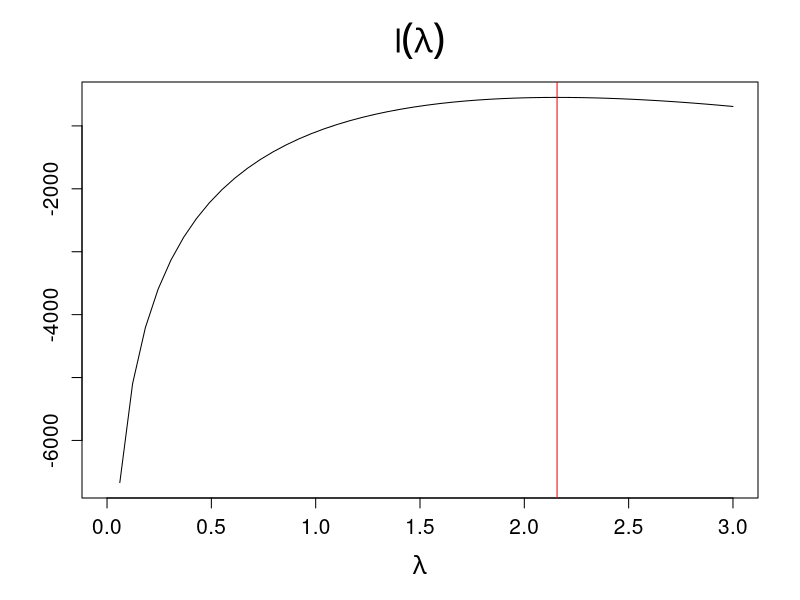

Write the R code that produced this figure.
## ---- chunk 1
knitr::opts_chunk$set(echo = TRUE)
## ---- chunk 2

f1 <- function(lambda, x)
{
  val = ((exp(-lambda) * lambda ^ x) / (factorial(x)))
  return(val)
}

## ---- chunk 3


myMLEfunc <- function(x, Fisher=F, lambda=runif(1),
  max.iter=100, eps=1e-7)
{
# finds MLE for the censored Poisson model,
# given data (v,y), 
# using either Newton's method or Fisher Scoring ...
# written by M. Zhu for teaching illustration

  i = 0; convg<-F; newlambda <- lambda
  while (i < max.iter && !convg)
  {
    lambda <- newlambda
    print(lambda)
    g <- sum(-1 + x/lambda)   # first deriv    
    
    H <- sum(-x / (lambda ^ 2))
    newlambda <- lambda - g/H
    convg <- abs(lambda-newlambda)<eps
    i <- i + 1
  }
  return(lambda)
}

myLIKfunc <- function(lambda, x)
{
# computes the log-likelihood function for the
# censored Poisson model, given data (v,y) ...
# written by M. Zhu for teaching illustration
  return(sum(-lambda + x*log(lambda)))

}

# Here are some data:
v<-c(0,1,2,3,4,5,6,7,8,9,10)
x<-c(rep(0,162), rep(1,267), rep(2,271), rep(3,185), rep(4,111),
     rep(5,61), rep(6,27), rep(7,8), rep(8,3), rep(9,1))

# calculate and plot the loglikelihood function for
# a number of different theta's ...
lambda <- seq(0,3,len=50)
plot(lambda, sapply(lambda, myLIKfunc, x),
  type="l", 
  xlim = c(0,3),
  xlab=expression(lambda),ylab='',
  main=expression(l(lambda)),
  cex.main=2,cex.lab=1.5,cex.axis=1.25)

# The plot shows that the maximum is around 0.5!
# We now compare Newton's method vs. Fisher scoring
# when we start close to and far away from the solution.

# pure Newton, starting from theta=0.4
lambda.opt<-myMLEfunc(x, Fisher=F, lambda=0.4)
# Fisher scoring, starting from theta=0.4
#lambda.opt<-myMLEfunc(x, Fisher=T, lambda=0.4)



# now add the MLE onto the plot
abline(v=lambda.opt, col='red')

## ---- chunk 4

output1 = paste(seq(0,10), "->", 1096 * f1(lambda.opt,seq(0,10)), "\n")

cat("Predictions for my model are : \n")
cat(output1)

p1 <- 1096 * f1(lambda.opt,seq(0,10))

## ---- chunk 5


em_Poisson <- function(X, tol=.Machine$double.eps){ ##x takes input of data.frame
  
  N <- nrow(X) ##number of observations
  x <- X$x
  error <- Inf
  iter <- 1
  
  ##initial guess, random starts
  mu0 <- sample(1:100, 1)
  mu1 <- sample(1:100, 1)
  phi <- runif(1,0,1)

  while(error > tol ){
    
    ##E-step
    X$q_x1 <- phi*dpois(x,mu0)
    X$q_x2 <- (1-phi)*dpois(x,mu1)
    X$P1_x <- X$q_x1/(X$q_x1+X$q_x2) ##P=1|X
    X$P2_x <- X$q_x2/(X$q_x1+X$q_x2) ##P=2|X
    Q <- sum(log(X$q_x1)*X$P1_x)+sum(log(X$q_x2)*X$P2_x)
    
    ##M-step/update parameters
    mu0_k <- sum(x*X$P1_x)/sum(X$P1_x)
    mu1_k <- sum(x*X$P2_x)/sum(X$P2_x)
    phi_k <- sum(X$P1_x)/N
    
    ##compare Q
    X$q_x1_k <- phi_k*dpois(x,mu0_k)
    X$q_x2_k <- (1-phi_k)*dpois(x,mu1_k)
    X$P1_x_k <- X$q_x1/(X$q_x1+X$q_x2) 
    X$P2_x_k <- X$q_x2/(X$q_x1+X$q_x2) 
    Q_k <- sum(log(X$q_x1_k)*X$P1_x_k)+sum(log(X$q_x2_k)*X$P2_x_k)
    
    ##stop criterion
    error <- Q_k-Q
    iter <- iter+1
    mu0 <- mu0_k
    mu1 <- mu1_k
    phi <- phi_k
  }
  theta<-c(mu0,mu1,phi)

  return(theta)
}


# Here are some data:
y<-c(rep(1,1096))
z<-c(rep(0,162), rep(1,267), rep(2,271), rep(3,185), rep(4,111),
     rep(5,61), rep(6,27), rep(7,8), rep(8,3), rep(9,1))

X <- data.frame(x=z)

values = em_Poisson(X)

cat("P1 ->", values[1], "\n", "P2 ->", values[2], "\n", "phi ->", values[3])
## ---- chunk 6
f2 <- function(lambda1, lambda2, phi, x)
{
  
  u = (phi * exp(-lambda1) * lambda1 ^ x) / factorial(x)
  v = ((1 - phi) * exp(-lambda2) * lambda2 ^ x) / factorial(x)
  
  return(u+v)
  
}
## ---- chunk 7

output2 = paste(seq(0,10), "->", 1096 * f2(values[1], values[2], values[3], seq(0,10)), "\n")

cat("Predictions for my model are : \n")
cat(output2)

p2 <- 1096 * f2(values[1], values[2], values[3], seq(0,10))

## ---- chunk 8

library(knitr)


org = c(162, 267, 271, 185, 111, 61, 27, 8, 3, 1, 0)
data = data.frame(original = org, P1 = p1, P2 = p2)


kable(data)

